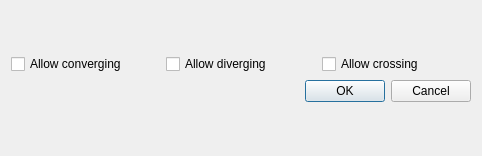
<?xml version="1.0" encoding="UTF-8"?>
<ui version="4.0">
 <class>ConfigDialog</class>
 <widget class="QDialog" name="ConfigDialog">
  <property name="geometry">
   <rect>
    <x>0</x>
    <y>0</y>
    <width>482</width>
    <height>156</height>
   </rect>
  </property>
  <property name="windowTitle">
   <string>Dialog</string>
  </property>
  <layout class="QGridLayout" name="gridLayout">
   <item row="0" column="0">
    <layout class="QVBoxLayout" name="verticalLayout">
     <item>
      <layout class="QHBoxLayout" name="horizontalLayout">
       <item>
        <widget class="QCheckBox" name="checkBox_converging">
         <property name="text">
          <string>Allow converging</string>
         </property>
        </widget>
       </item>
       <item>
        <widget class="QCheckBox" name="checkBox_diverging">
         <property name="text">
          <string>Allow diverging</string>
         </property>
        </widget>
       </item>
       <item>
        <widget class="QCheckBox" name="checkBox_crossing">
         <property name="text">
          <string>Allow crossing</string>
         </property>
        </widget>
       </item>
      </layout>
     </item>
     <item>
      <widget class="QDialogButtonBox" name="buttonBox">
       <property name="orientation">
        <enum>Qt::Horizontal</enum>
       </property>
       <property name="standardButtons">
        <set>QDialogButtonBox::Cancel|QDialogButtonBox::Ok</set>
       </property>
      </widget>
     </item>
    </layout>
   </item>
  </layout>
 </widget>
 <resources/>
 <connections>
  <connection>
   <sender>buttonBox</sender>
   <signal>accepted()</signal>
   <receiver>ConfigDialog</receiver>
   <slot>accept()</slot>
   <hints>
    <hint type="sourcelabel">
     <x>248</x>
     <y>254</y>
    </hint>
    <hint type="destinationlabel">
     <x>157</x>
     <y>274</y>
    </hint>
   </hints>
  </connection>
  <connection>
   <sender>buttonBox</sender>
   <signal>rejected()</signal>
   <receiver>ConfigDialog</receiver>
   <slot>reject()</slot>
   <hints>
    <hint type="sourcelabel">
     <x>316</x>
     <y>260</y>
    </hint>
    <hint type="destinationlabel">
     <x>286</x>
     <y>274</y>
    </hint>
   </hints>
  </connection>
 </connections>
</ui>
